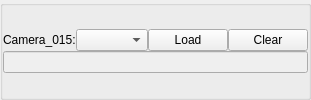
                          <widget class="QGroupBox" name="camera_index_groupBox_15">
                           <property name="title">
                            <string/>
                           </property>
                           <layout class="QGridLayout" name="gridLayout_18">
                            <property name="leftMargin">
                             <number>0</number>
                            </property>
                            <property name="topMargin">
                             <number>0</number>
                            </property>
                            <property name="rightMargin">
                             <number>0</number>
                            </property>
                            <property name="bottomMargin">
                             <number>0</number>
                            </property>
                            <property name="spacing">
                             <number>0</number>
                            </property>
                            <item row="0" column="0">
                             <layout class="QVBoxLayout" name="verticalLayout_20">
                              <item>
                               <layout class="QHBoxLayout" name="horizontalLayout_33" stretch="0,1,0,0">
                                <item>
                                 <widget class="QLabel" name="camera_index_label_15">
                                  <property name="text">
                                   <string>Camera_015:</string>
                                  </property>
                                 </widget>
                                </item>
                                <item>
                                 <widget class="QComboBox" name="camera_index_comboBox_15"/>
                                </item>
                                <item>
                                 <widget class="QPushButton" name="camera_index_pushButton_15">
                                  <property name="text">
                                   <string>Load</string>
                                  </property>
                                 </widget>
                                </item>
                                <item>
                                 <widget class="QPushButton" name="camera_index_clear_pushButton_15">
                                  <property name="text">
                                   <string>Clear</string>
                                  </property>
                                 </widget>
                                </item>
                               </layout>
                              </item>
                              <item>
                               <layout class="QHBoxLayout" name="horizontalLayout_34">
                                <item>
                                 <widget class="QLineEdit" name="camera_index_lineEdit_15">
                                  <property name="enabled">
                                   <bool>false</bool>
                                  </property>
                                 </widget>
                                </item>
                               </layout>
                              </item>
                             </layout>
                            </item>
                           </layout>
                          </widget>
